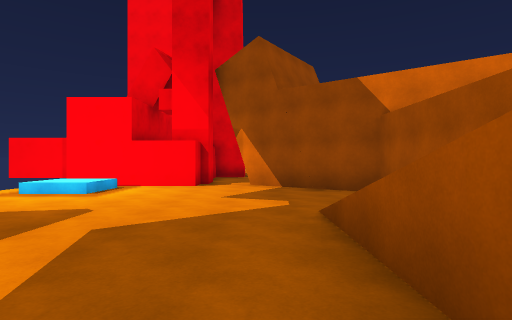
View 1 (above)

18 first-person views from a walk through a scene from a Unity 3-D project. The camera is 1.5 m above the floor, looks level and sees 80° across. The floor is counted in squares, 2 m on a side. Each view is taken from the middle of a square. On the plan, view 1 faces up. The plan holds only what a view shows up to about 10 squares ahead; the rest is blank. The place goes on beyond the plan. The player character is not drawn.

View 2
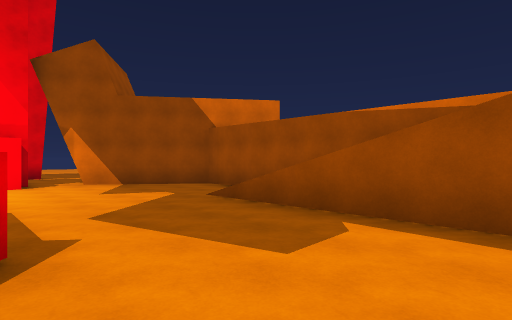

View 3
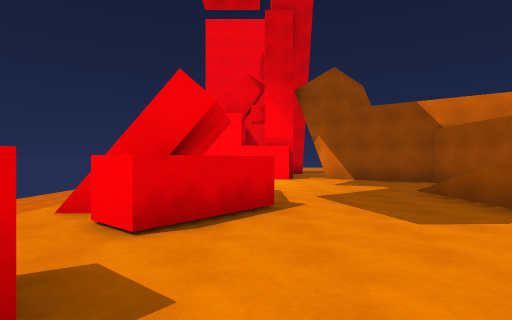

View 4
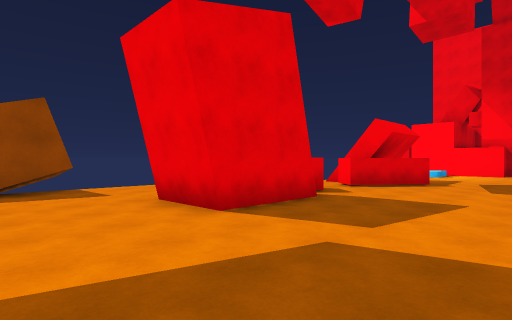

View 5
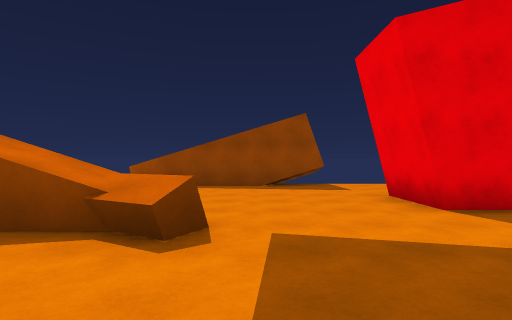

View 6
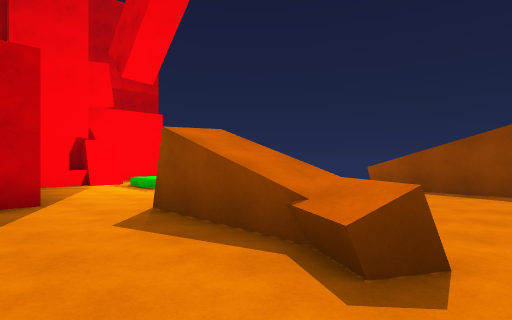

View 7
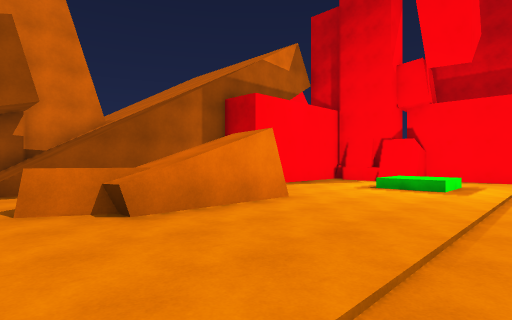

View 8
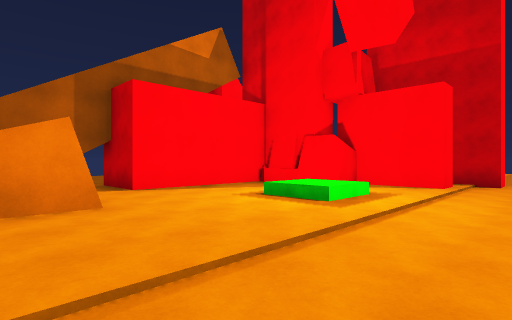

View 9
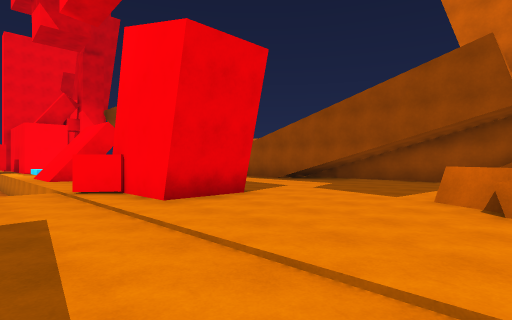

View 10
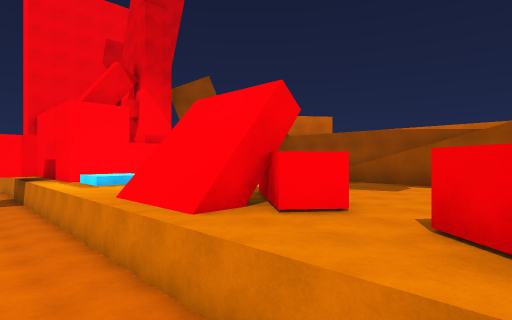

View 11
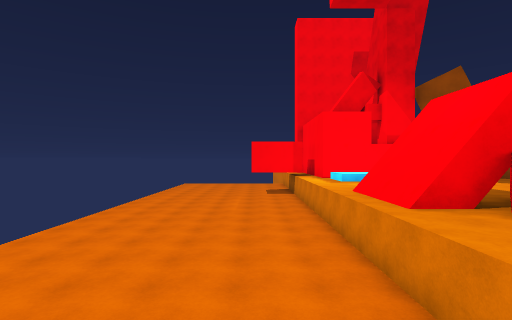

View 12
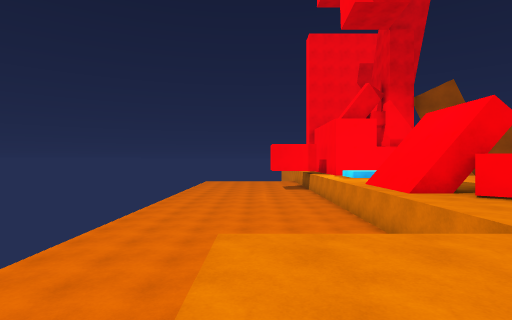

View 13
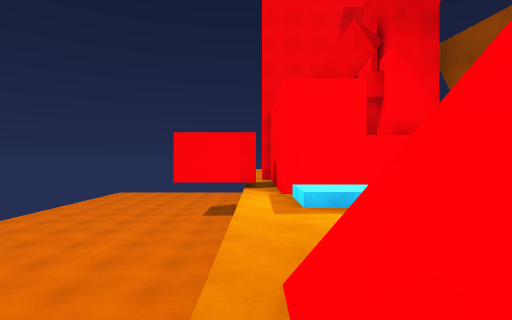

View 14
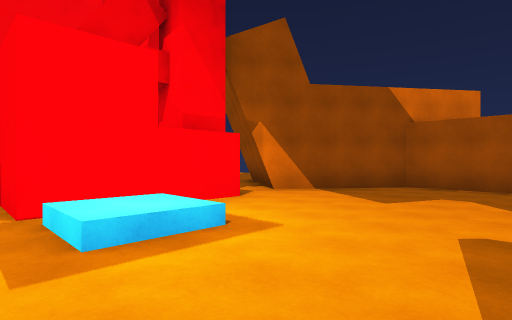

View 15
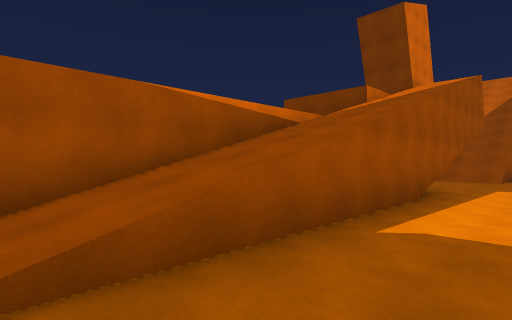

View 16
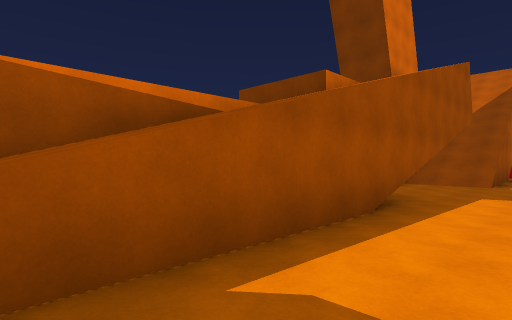

View 17
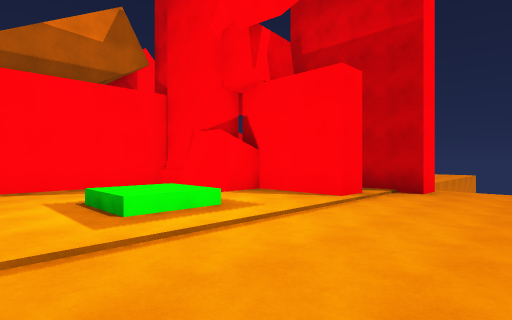

View 18
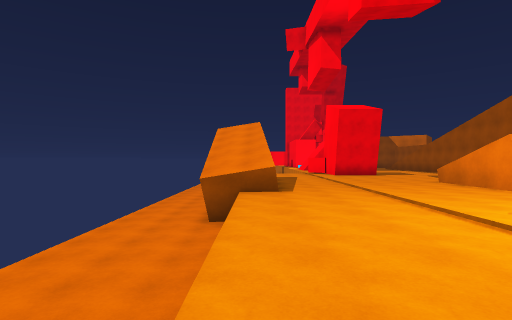

### Floor plan
Key: @ floor where view 1 was taken; # wall or solid block; . main floor; : floor 5.5 m higher than the main floor; / step, stairs or slope; = window, fence, low wall or low ledge; ^ raised ledge; v drop or lower ground.
Columns run from 10 left of view 1 to 3 right of it. Each row starts with its distance up from view 1.
 11 vv   #   ..#
 10 vvv###  #.##
  9 vvvv.####.###
  8 vvvv.//.....##
  7 vvvv.//......#
  6 vvvv.........#
  5 vvvv.........#
  4 vvvv.......//#
  3 vvvv.#.....=/#
  2 vvvv.#.#...=/#
  1 vvvv.###...v/#
  0 vvvv......@v/v
 -1 v   .......v/v
 -2 v....##....v/v
 -3  ...###....v/v
 -4  ....##....v/:
 -5  ....##....#/:
 -6 ##.........//
 -7  #...........
 -8  #.........//#
 -9  #......^..//#
-10  #.....^^..//#
-11 ^#.....#...//#
-12 ^^.....#...///
-13 v..........//
-14 v........###/
-15 v........#
-16 v....//..#
-17  ....//..#
-18  ......###
-19  ......#
-20   ..####
-21   ...
-22   ..##

Where each view was taken, in squares from view 1:
view 1: 0 up, 0 right, facing up
view 2: 1 down, 3 left, facing up-right
view 3: 3 down, 3 left, facing up
view 4: 8 down, 0 right, facing up-left
view 5: 8 down, 1 right, facing left
view 6: 8 down, 0 right, facing down-left
view 7: 8 down, 7 left, facing down-right
view 8: 11 down, 8 left, facing down-right
view 9: 10 down, 8 left, facing up-right
view 10: 2 down, 8 left, facing up-right
view 11: 3 down, 8 left, facing up
view 12: 5 down, 9 left, facing up
view 13: 2 up, 6 left, facing up
view 14: 4 up, 6 left, facing up-right
view 15: 4 up, 1 left, facing down-right
view 16: 2 up, 1 left, facing down-right
view 17: 14 down, 9 left, facing down-right
view 18: 19 down, 9 left, facing up
